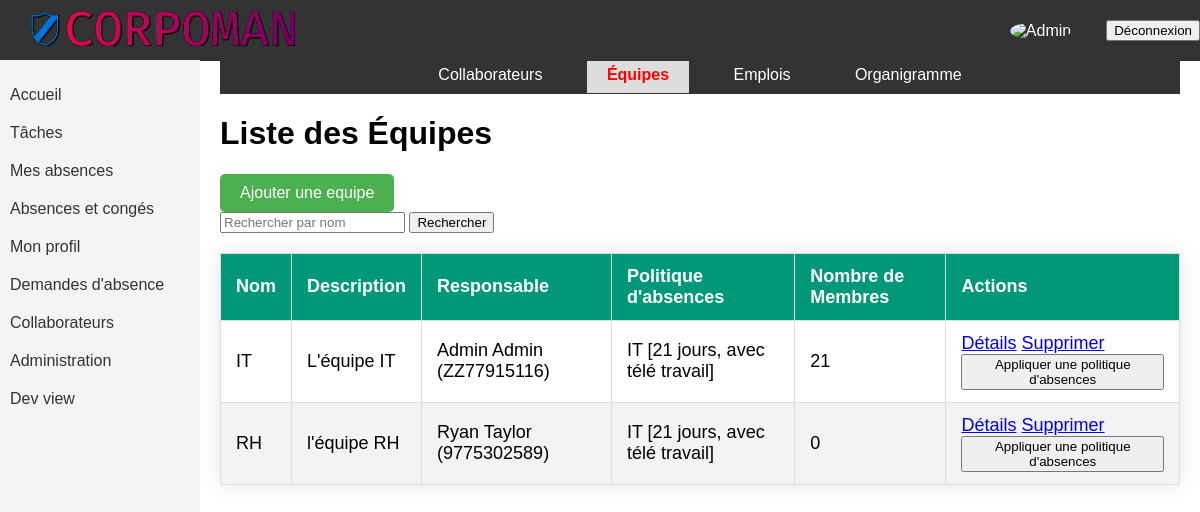
Page /equipes/ (signed in) on the committed database.
### corpoman/models.py (models this page shows, shortened)
class Equipe(models.Model):
    nom = models.CharField(max_length=100, verbose_name="Nom")
    description = models.TextField(verbose_name="Description")
    responsable = models.ForeignKey('Collaborateur', on_delete=models.CASCADE, verbose_name="Manager/Responsable",
                                    null=True)
    class Meta:
        verbose_name = "Équipe"
        verbose_name_plural = "Équipes"

class Collaborateur(models.Model):
    user = models.OneToOneField(User, on_delete=models.CASCADE, related_name='collaborateur', editable=False, null=True)
    prenom = models.CharField(max_length=100, verbose_name="Prénom")
    nom = models.CharField(max_length=100, verbose_name="Nom")
    avatar = models.ImageField(upload_to='avatars/', null=True, blank=True, validators=[validate_avatar])
    matricule = models.CharField(max_length=11, unique=True, default=generate_matricule, verbose_name="Matricule",
                                 editable=False)
    date_naissance = models.DateField(verbose_name="Date de naissance")
    GENRE_CHOICES = (
        ('M', 'Masculin'),
        ('F', 'Féminin'),
    )
    genre = models.CharField(max_length=10, choices=GENRE_CHOICES, verbose_name="Genre")
    nationalite = models.CharField(max_length=100, verbose_name="Nationalité")
    numero_telephone = models.CharField(max_length=20, verbose_name="Numéro de téléphone")
    adresse = models.CharField(max_length=255, verbose_name="Adresse")
    ville = models.CharField(max_length=100, verbose_name="Ville")
    code_postal = models.CharField(max_length=20, verbose_name="Code postal")
    departement = models.CharField(max_length=100, verbose_name="Département")
    pays = models.CharField(max_length=100, verbose_name="Pays")
    contact_urgence_nom = models.CharField(max_length=100,
                                           verbose_name="Nom de la personne à contacter en cas d'urgence")
    contact_urgence_telephone = models.CharField(max_length=20,
                                                 verbose_name="Téléphone de la personne à contacter en cas d'urgence")
    email_personnel = models.EmailField(verbose_name="Email Personnel")
    email_professionnel = models.EmailField(verbose_name="Email Professionnel")
    entite_juridique = models.ForeignKey('EntiteJuridique', on_delete=models.CASCADE,
                                         verbose_name="Entité Juridique associée à l'employé")
    date_anciennete = models.DateField(verbose_name="Date d'ancienneté")
    lieu_travail = models.ForeignKey('LieuTravail', on_delete=models.CASCADE, verbose_name="Lieu de travail")
    politique_conges = models.ForeignKey('PolitiqueAbsences', on_delete=models.CASCADE,
                                         verbose_name="Politique de congés")
    Equipe = models.ForeignKey('Equipe', on_delete=models.CASCADE, verbose_name="Équipe")
    contrat = models.ForeignKey('Contrat', on_delete=models.CASCADE, verbose_name="Contrat")
    emploi = models.ForeignKey('Emploi', on_delete=models.CASCADE, verbose_name="Emploi")
    manager = models.ForeignKey('self', on_delete=models.CASCADE, null=True, blank=True, verbose_name="Manager",
                                related_name='subordonnes')
    class Meta:
        verbose_name = "Collaborateur"
        verbose_name_plural = "Collaborateurs"
    def __str__(self):
        return f"{self.prenom} {self.nom} ({self.matricule})"

class PolitiqueAbsences(models.Model):
    nom = models.CharField(max_length=100, verbose_name="Nom")
    description = models.TextField(verbose_name="Description")
    compteur_absences = models.ForeignKey(
        'CompteurAbsences',
        on_delete=models.CASCADE,
        verbose_name="Compteur d'absences"
    )
    class Meta:
        verbose_name = "Politique d'absences"
        verbose_name_plural = "Politiques d'absences"
    def __str__(self):
        return f"{self.nom} [{self.compteur_absences}]"

class CompteurAbsences(models.Model):
    NOM_CHOICES = (
        ('solde_fixe', 'Solde fixe'),
        ('heures_supplementaires', 'Heures supplémentaires'),
        ('sur_base_heures_travaillees', 'Sur la base des heures travaillées'),
    )
    nom = models.CharField(max_length=100, verbose_name="Nom")
    type_compteur = models.CharField(
        max_length=50,
        choices=NOM_CHOICES,
        verbose_name="Type de compteur"
    )
    types_absences_autorises = models.ManyToManyField(
        'TypeAbsence',
        verbose_name="Liste de types d'absences autorisés"
    )
    cycle = models.ForeignKey(
        'Cycle',
        on_delete=models.CASCADE,
        verbose_name="Cycle"
    )
    configuration = models.ForeignKey(
        'Configuration',
        on_delete=models.CASCADE,
        verbose_name="Configuration"
    )
    class Meta:
        verbose_name = "Compteur d'absences"
        verbose_name_plural = "Compteurs d'absences"
    def __str__(self):
        return str(self.nom)

### corpoman/views.py (the view)
# urls.py: path('equipes/', equipes_list, name='equipes-list'),
@login_required
def equipes_list(request):
    query = request.GET.get('query')
    equipes = Equipe.objects.all()
    politiques_absences = PolitiqueAbsences.objects.all()
    if query:
        equipes = equipes.filter(nom__icontains=query)
    return render(request, 'equipes/equipe.html',
                  {'equipes': equipes, 'query': query, 'politiques_absences': politiques_absences})

### corpoman/templates/equipes/equipe.html (shortened to what this page needs)
{% extends 'base.html' %}
{% block content %}
<div class="navbarCollaborateurs">
    <ul>
        <li><a href="{% url 'liste_collaborateurs' %}" class="{% if request.path == '/collaborateurs/' %}active{% endif %}">Collaborateurs</a></li>
        <li><a href="{% url 'equipes-list' %}" class="{% if 'equipes' in request.path %}active{% endif %}">Équipes</a></li>
        <li><a href="{% url 'emploi-list' %}" class="{% if 'emplois' in request.path %}active{% endif %}">Emplois</a></li>
        <li><a href="{% url 'organigramme' %}" class="{% if 'organigramme' in request.path %}active{% endif %}">Organigramme</a></li>
    </ul>
</div>
    <h1>Liste des Équipes</h1>
    <a  href="{% url 'ajouter_equipe'%}" class="button-link">Ajouter une equipe</a>
    <form method="GET">
        <input type="text" name="query" placeholder="Rechercher par nom">
        <button type="submit">Rechercher</button>
    </form>
    <table class="collaborateurs-table">
        <thead>
            <tr>
                <th>Nom</th>
                <th>Description</th>
                <th>Responsable</th>
                <th>Politique d'absences</th>
                <th>Nombre de Membres</th>
                <th>Actions</th>
            </tr>
        </thead>
        <tbody>
            {% for equipe in equipes %}
                <tr>
                    <td>{{ equipe.nom }}</td>
                    <td>{{ equipe.description }}</td>
                    <td>{{ equipe.responsable }}</td>
                    <td>{{ equipe.responsable.politique_conges }}</td>
                    <td>{{ equipe.collaborateur_set.count }}</td>
                    <td>
                        <a href="{% url 'modifier_equipe' pk=equipe.pk %}">Détails</a>
                        <a href="{% url 'supprimer_equipe' pk=equipe.pk %}">Supprimer</a>
                        <button class="appliquer-politique" data-equipe-id="{{ equipe.pk }}" onclick="openPopup()">Appliquer une politique d'absences</button>
                    </td>
                </tr>
            {% endfor %}
        </tbody>
    </table>
{% endblock %}

### corpoman/static/css/styles.css (style rules this page uses)
body { font-family: Arial, sans-serif; margin: 0; padding: 0; }
.active, .accordion:hover { background-color: #ddd; color: #000; }
.navbarCollaborateurs { background-color: #333; color: #fff; padding: 10px 0; }
.navbarCollaborateurs ul { list-style-type: none; margin: 0; padding: 0; text-align: center; }
.navbarCollaborateurs ul li { display: inline-block; margin-right: 20px; }
.navbarCollaborateurs ul li:last-child { margin-right: 0; }
.navbarCollaborateurs ul li a { color: #fff; text-decoration: none; padding: 10px 20px; }
.navbarCollaborateurs ul li a.active { font-weight: bold; color: #ff0000; }
.collaborateurs-table { width: 100%; border-collapse: collapse; margin: 20px 0; font-size: 18px; font-family: 'Arial', sans-serif; text-align: left; box-shadow: 0 0 20px rgba(0, 0, 0, 0.1); }
.collaborateurs-table th, .collaborateurs-table td { border: 1px solid #ddd; padding: 12px 15px; }
.collaborateurs-table th { background-color: #009879; color: #ffffff; text-align: left; font-weight: bold; }
.collaborateurs-table tbody tr:nth-child(even) { background-color: #f3f3f3; }
.collaborateurs-table tbody tr { transition: background-color 0.3s ease; }
.button-link { display: inline-block; padding: 10px 20px; background-color: #4CAF50; color: white; text-align: center; text-decoration: none; border-radius: 5px; border: none; cursor: pointer; transition: background-color 0.3s; }

### rows in the picture
Equipe: nom "IT", description "L'équipe IT", responsable "Admin Admin (ZZ77915116)", responsable.politique_conges "IT [21 jours, avec télé travail]", collaborateur_set.count "21"
Equipe: nom "RH", description "l'équipe RH", responsable "Ryan Taylor (9775302589)", responsable.politique_conges "IT [21 jours, avec télé travail]", collaborateur_set.count "0"
